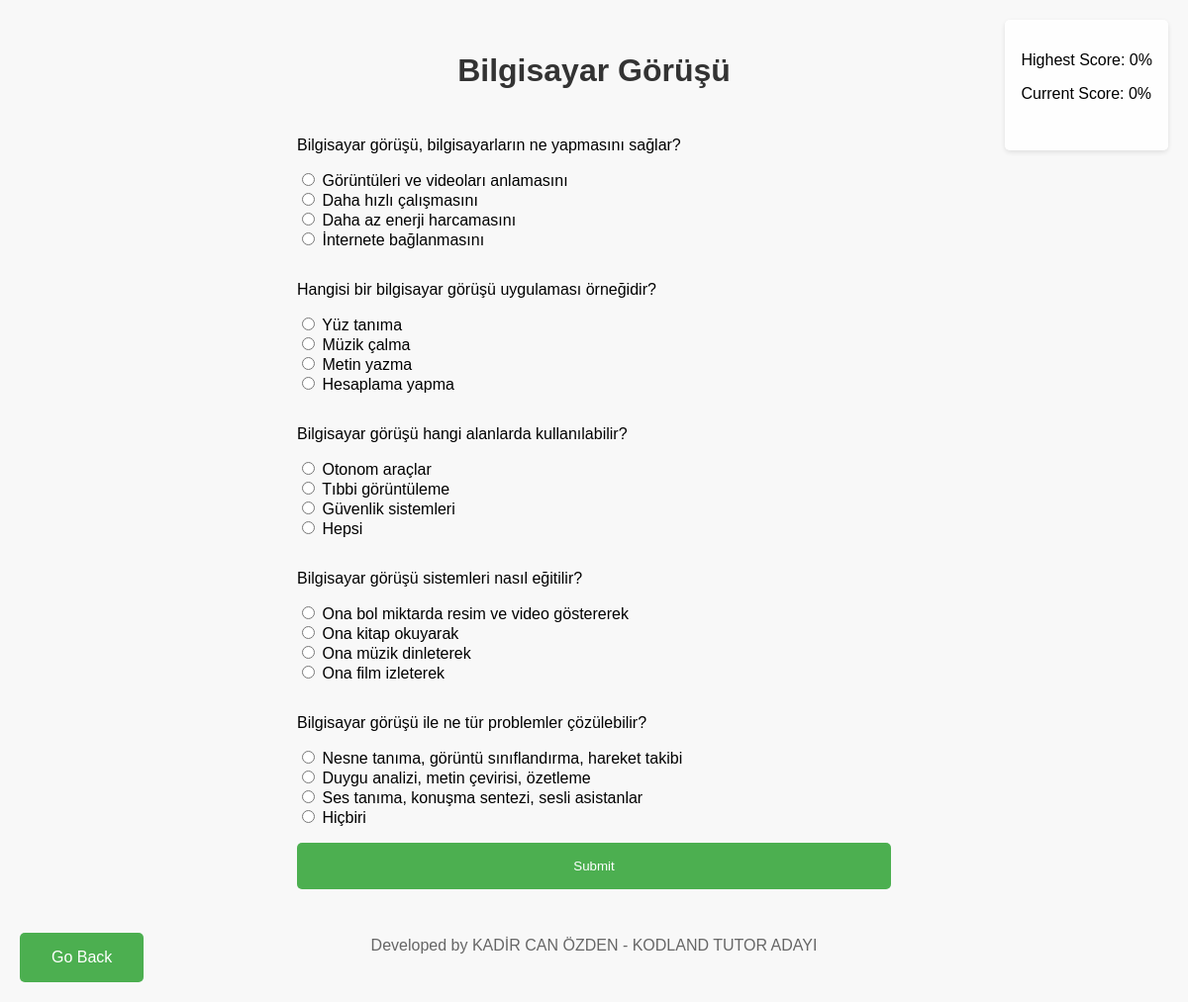
Screenshot of /quiz/2 with the database file from the repository.
### tables this page shows
CREATE TABLE konular (
        id INTEGER PRIMARY KEY AUTOINCREMENT,
        konu TEXT NOT NULL
    );

CREATE TABLE sorular (
        id INTEGER PRIMARY KEY AUTOINCREMENT,
        konu_id INTEGER NOT NULL,
        soru TEXT NOT NULL,
        cevap_a TEXT NOT NULL,
        cevap_b TEXT NOT NULL,
        cevap_c TEXT NOT NULL,
        cevap_d TEXT NOT NULL,
        dogru_cevap TEXT NOT NULL,
        FOREIGN KEY (konu_id) REFERENCES konular (id)
    );

### app.py (the view)
@app.route('/quiz/<int:topic_id>', methods=['GET'])
def quiz(topic_id):
    conn = get_db_connection()
    topic = conn.execute('SELECT konu FROM konular WHERE id = ?', (topic_id,)).fetchone()
    if topic:
        topic = topic['konu']
        questions = conn.execute('SELECT * FROM sorular WHERE konu_id = ?', (topic_id,)).fetchall()
    else:
        topic = "Konu bulunamadı"
        questions = []
    conn.close()
    highest_scores = session.get('highest_scores', {})
    print(highest_scores)
    highest_score = highest_scores.get(str(topic_id), 0)
    return render_template('quiz.html', questions=questions, topic=topic, topic_id=topic_id, highest_score=highest_score, current_score=0)

### app.py (called while the page is built)
def get_db_connection():
    conn = sqlite3.connect('veritabani.db')
    conn.row_factory = sqlite3.Row  # Satırları sözlük olarak döndürüyoruz
    return conn

@app.context_processor
def inject_developer_name():
    return dict(developer_name='KADİR CAN ÖZDEN - KODLAND TUTOR ADAYI')

### templates/quiz.html (shortened to what this page needs)
<!DOCTYPE html>
<html lang="en">
<head>
</head>
<body>
    <div class="scoreboard">
        <p>Highest Score: <span id="highest-score">{{ highest_score }}</span>%</p>
        <p>Current Score: <span id="current-score">{{ current_score }}</span>%</p>
    </div>
    <div class="back-button">
        <a href="/" class="button">Go Back</a>
    </div>
    <h1>{{ topic }}</h1>
    <form id="quiz-form">
        {% for question in questions %}
            <div>
                <p>{{ question['soru'] }}</p>
                <input type="radio" name="{{ question['id'] }}" value="a"> {{ question['cevap_a'] }}<br>
                <input type="radio" name="{{ question['id'] }}" value="b"> {{ question['cevap_b'] }}<br>
                <input type="radio" name="{{ question['id'] }}" value="c"> {{ question['cevap_c'] }}<br>
                <input type="radio" name="{{ question['id'] }}" value="d"> {{ question['cevap_d'] }}<br>
            </div>
        {% endfor %}
        <button type="submit">Submit</button>
    </form>
    <footer>
        <p>Developed by {{ developer_name }}</p>
    </footer>
</body>
</html>

### templates/quiz.html (style rules this page uses)
body { font-family: sans-serif; display: flex; flex-direction: column; align-items: center; padding: 2rem; min-height: 100vh; background-color: #f8f8f8; position: relative; margin: 0; }
body.loaded { opacity: 1; }
.scoreboard { position: fixed; top: 20px; right: 20px; background-color: rgba(255, 255, 255, 0.8); padding: 1rem; border-radius: 5px; box-shadow: 0px 2px 5px rgba(0, 0, 0, 0.1); z-index: 10; }
h1 { text-align: center; margin-bottom: 2rem; color: #333; }
#quiz-form { display: flex; flex-direction: column; width: 100%; max-width: 600px; }
#quiz-form div { margin-bottom: 1rem; }
.button, button[type="submit"] { background-color: #4caf50; color: white; padding: 1rem 2rem; border: none; border-radius: 5px; cursor: pointer; transition: background-color 0.3s ease; text-decoration: none; display: inline-block; text-align: center; }
.back-button { position: fixed; bottom: 20px; left: 20px; }
footer { margin-top: 2rem; text-align: center; color: #666; }

### rows the page displays
konular: konu "Bilgisayar Görüşü"
sorular: soru "Bilgisayar görüşü, bilgisayarların ne yapmasını sağlar?", cevap_a "Görüntüleri ve videoları anlamasını", cevap_b "Daha hızlı çalışmasını", cevap_c "Daha az enerji harcamasını", cevap_d "İnternete bağlanmasını"
sorular: soru "Hangisi bir bilgisayar görüşü uygulaması örneğidir?", cevap_a "Yüz tanıma", cevap_b "Müzik çalma", cevap_c "Metin yazma", cevap_d "Hesaplama yapma"
sorular: soru "Bilgisayar görüşü hangi alanlarda kullanılabilir?", cevap_a "Otonom araçlar", cevap_b "Tıbbi görüntüleme", cevap_c "Güvenlik sistemleri", cevap_d "Hepsi"
sorular: soru "Bilgisayar görüşü sistemleri nasıl eğitilir?", cevap_a "Ona bol miktarda resim ve video göstererek", cevap_b "Ona kitap okuyarak", cevap_c "Ona müzik dinleterek", cevap_d "Ona film izleterek"
sorular: soru "Bilgisayar görüşü ile ne tür problemler çözülebilir?", cevap_a "Nesne tanıma, görüntü sınıflandırma, hareket takibi", cevap_b "Duygu analizi, metin çevirisi, özetleme", cevap_c "Ses tanıma, konuşma sentezi, sesli asistanlar", cevap_d "Hiçbiri"

### other values shown
{{ highest_score }} "0"
{{ current_score }} "0"
{{ developer_name }} "KADİR CAN ÖZDEN - KODLAND TUTOR ADAYI"
